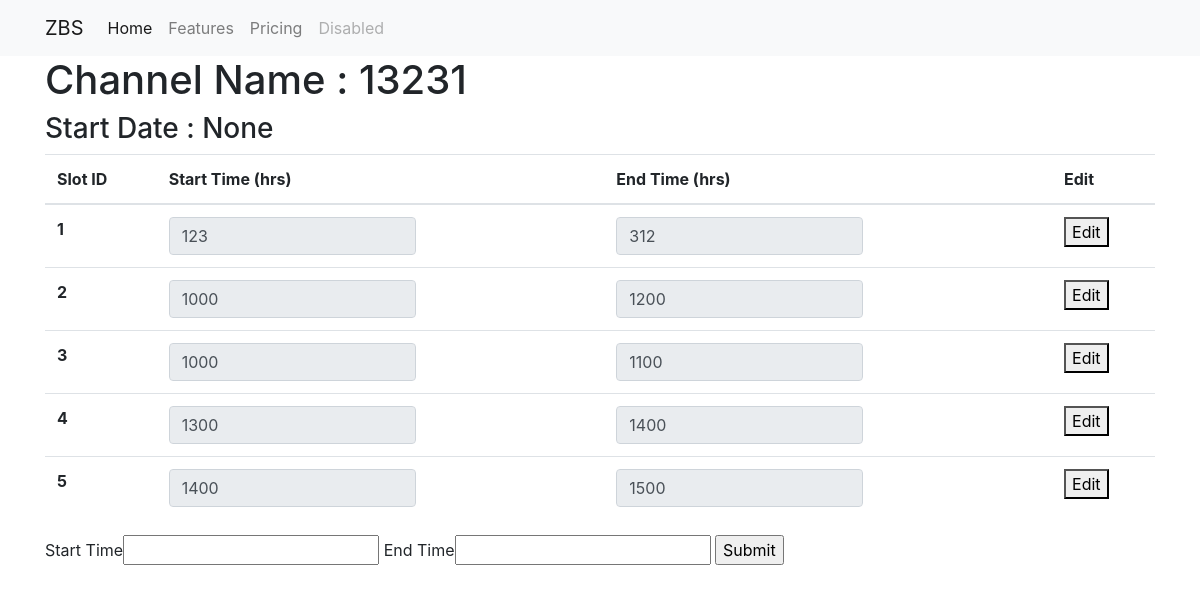
Page /channel/2 on the committed database.
### app.py (models this page shows, shortened)
class Channel(db.Model):
    id = db.Column(db.Integer,primary_key=True)
    name = db.Column(db.String(50))
    start_date = db.Column(db.Date)
    slots = db.relationship('Slot', backref='channel',lazy='dynamic')

class Slot(db.Model):
    id = db.Column(db.Integer,primary_key=True)
    start_time = db.Column(db.String(4))
    end_time = db.Column(db.String(4))
    channel_id = db.Column(db.Integer,db.ForeignKey('channel.id'))

### app.py (the view, shortened to what this page needs)
@app.route('/channel/<int:id>', methods=["POST","GET"])
def channel(id):
    channel = Channel.query.filter_by(id=id).first()
    form = CreateSlotForm()
    if channel is not None:
        return render_template('channel.html', channel=channel, form=form)
    else:
        print('Channel Not Found')
        return redirect('/')

### app.py
class CreateSlotForm(FlaskForm):
    channel_id = HiddenField()
    start_time = StringField("Start Time")
    end_time = StringField('End Time')
    submit = SubmitField('Submit')

### templates/channel.html (shortened to what this page needs)
{% extends 'base.html' %}
{% block body %}
<div class="container">
    <h1>Channel Name : {{ channel.name }}</h1>
    <h3>Start Date : {{ channel.start_date }}</h3>
    <table class="table table-hover">
        <thead>
          <tr>
            <th scope="col">Slot ID</th>
            <th scope="col">Start Time (hrs)</th>
            <th scope="col">End Time (hrs)</th>
            <th scope="col">Edit</th>
          </tr>
        </thead>
        <tbody>
          {% for slot in channel.slots %}
          <tr>
            <th scope="row">{{ slot.id }}</th>
            <td>
                <input type="text" id="disabledTextInput" class="form-control col-7" value={{ slot.start_time }} disabled>
            </td>
            <td>
                <input type="text" id="disabledTextInput" class="form-control col-7" value={{ slot.end_time }} disabled>
            </td>            <td><button>Edit</button></td>
          </tr>
          {% endfor %}
        </tbody>
      </table>
    <form method="POST">
        {{ form.start_time.label }}{{ form.start_time() }}
        {{ form.end_time.label }}{{ form.end_time() }}
        {{ form.submit() }}
    </form>
</div>
{% endblock %}

### rows in the picture
Channel: name "13231", start_date "None"
Slot: id "1", start_time "123", end_time "312"
Slot: id "2", start_time "1000", end_time "1200"
Slot: id "3", start_time "1000", end_time "1100"
Slot: id "4", start_time "1300", end_time "1400"
Slot: id "5", start_time "1400", end_time "1500"
